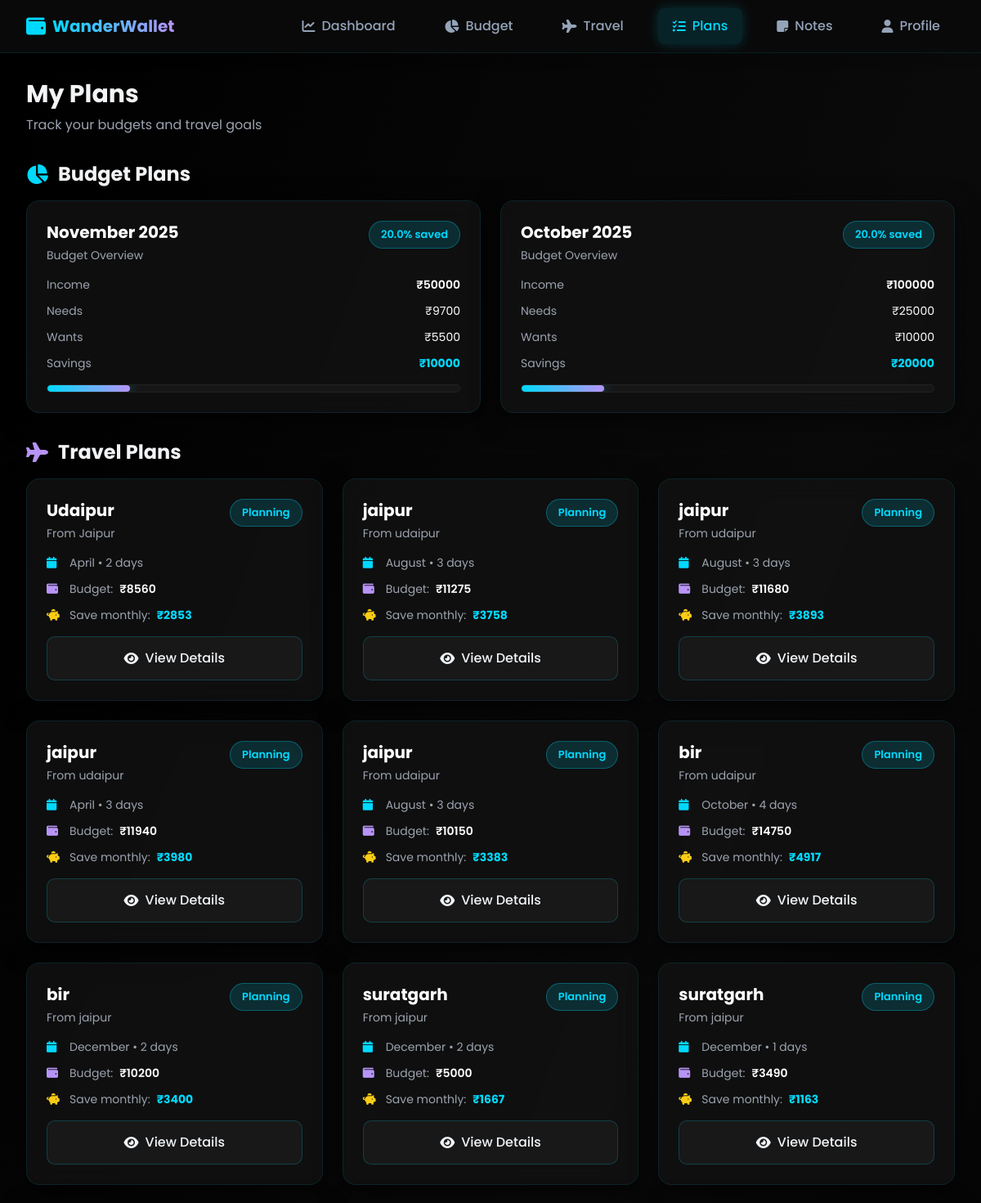
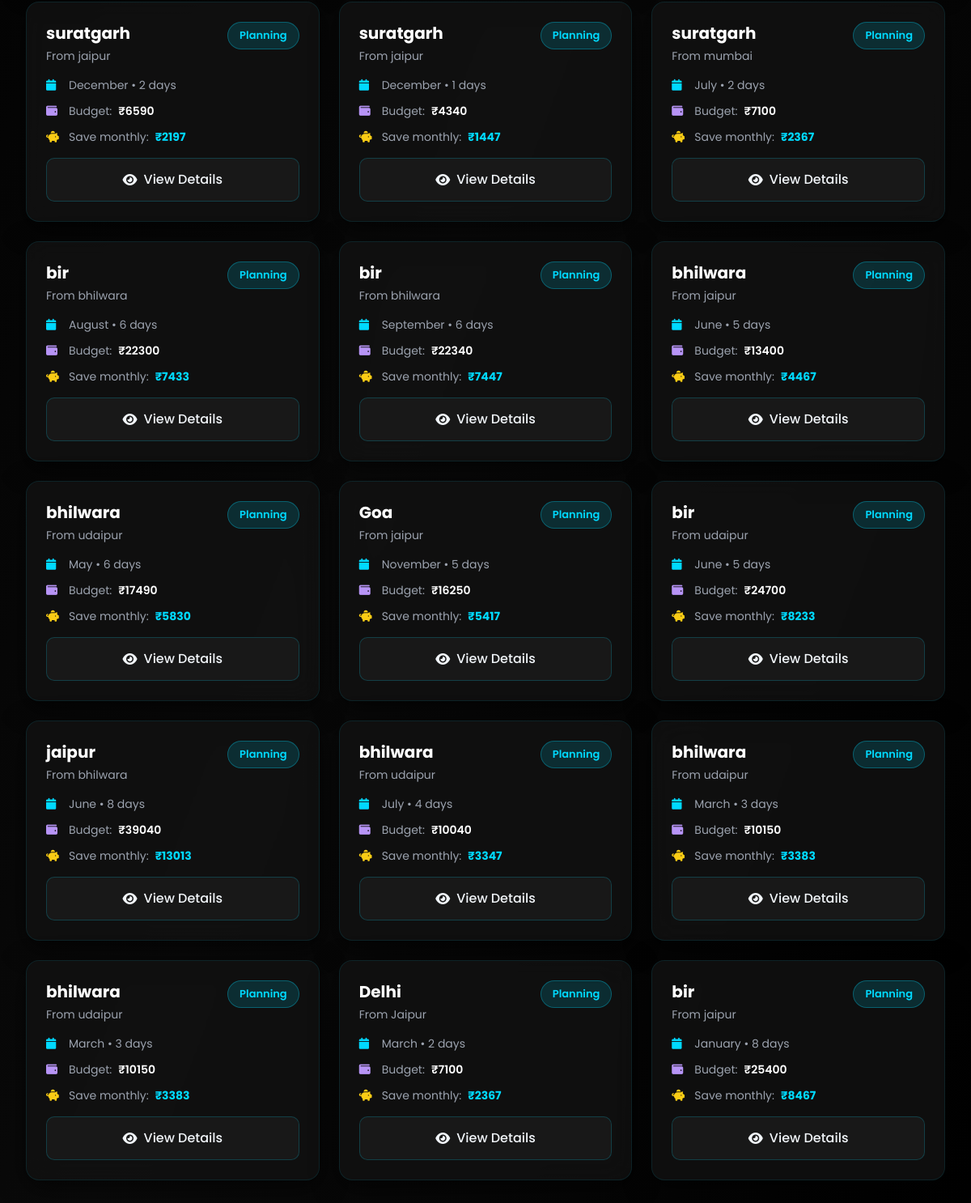
The app's page /plans (signed in) with its own data (2 pictures, top to bottom).
### tables this page shows
CREATE TABLE budgets (
                id INTEGER PRIMARY KEY AUTOINCREMENT,
                user_id INTEGER NOT NULL,
                income REAL NOT NULL,
                needs REAL NOT NULL,
                wants REAL NOT NULL,
                savings REAL NOT NULL,
                month TEXT NOT NULL,
                year INTEGER NOT NULL,
                ai_insights TEXT,
                created_at TIMESTAMP DEFAULT CURRENT_TIMESTAMP, needs_subcategories TEXT, wants_subcategories TEXT,
                FOREIGN KEY (user_id) REFERENCES users (id)
            );

CREATE TABLE travel_plans (
                id INTEGER PRIMARY KEY AUTOINCREMENT,
                user_id INTEGER NOT NULL,
                start_city TEXT NOT NULL,
                destination TEXT NOT NULL,
                travel_days INTEGER NOT NULL,
                travel_month TEXT NOT NULL,
                total_budget REAL,
                monthly_savings REAL,
                status TEXT DEFAULT 'planning',
                created_at TIMESTAMP DEFAULT CURRENT_TIMESTAMP,
                FOREIGN KEY (user_id) REFERENCES users (id)
            );

### app.py (the view)
@app.route('/plans')
@login_required
def plans():
    db = get_db()
    budgets = db.execute('SELECT * FROM budgets WHERE user_id = ? ORDER BY created_at DESC',
                        (current_user.id,)).fetchall()
    travel_plans = db.execute('SELECT * FROM travel_plans WHERE user_id = ? ORDER BY created_at DESC',
                             (current_user.id,)).fetchall()
    db.close()
    return render_template('plans.html', budgets=budgets, travel_plans=travel_plans)

### app.py (called while the page is built)
def get_db():
    conn = sqlite3.connect(DATABASE)
    conn.row_factory = sqlite3.Row
    return conn

@login_manager.user_loader
def load_user(user_id):
    db = get_db()
    user = db.execute('SELECT * FROM users WHERE id = ?', (user_id,)).fetchone()
    db.close()
    if user:
        return User(user['id'], user['username'], user['email'])
    return None

### templates/plans.html (shortened to what this page needs)
{% extends "base.html" %}
{% block content %}
<div class="min-h-screen bg-gradient-to-br from-dark-primary via-dark-secondary to-dark-primary py-8">
    <div class="max-w-7xl mx-auto px-4 sm:px-6 lg:px-8">
        <div class="mb-8">
            <h1 class="text-3xl font-bold mb-2">My Plans</h1>
            <p class="text-gray-400">Track your budgets and travel goals</p>
        </div>
        <div class="mb-8">
            <h2 class="text-2xl font-bold mb-4 flex items-center">
                <i class="fas fa-chart-pie mr-3 text-teal-primary"></i>
                Budget Plans
            </h2>
            {% if budgets %}
            <div class="card-grid">
                {% for budget in budgets %}
                <div class="glass-card p-6">
                    <div class="flex justify-between items-start mb-4">
                        <div>
                            <h3 class="text-xl font-bold text-white">{{ budget.month }} {{ budget.year }}</h3>
                            <p class="text-sm text-gray-400 mt-1">Budget Overview</p>
                        </div>
                        <span class="badge {% if (budget.savings / budget.income * 100) >= 30 %}badge-success{% elif (budget.savings / budget.income * 100) >= 20 %}badge-info{% else %}badge-warning{% endif %}">
                            {{ "%.1f"|format(budget.savings / budget.income * 100) }}% saved
                        </span>
                    </div>
                    <div class="space-y-3 mb-4">
                        <div class="flex justify-between text-sm">
                            <span class="text-gray-400">Income</span>
                            <span class="text-white font-semibold">₹{{ "%.0f"|format(budget.income) }}</span>
                        </div>
                        <div class="flex justify-between text-sm">
                            <span class="text-gray-400">Needs</span>
                            <span class="text-white">₹{{ "%.0f"|format(budget.needs) }}</span>
                        </div>
                        <div class="flex justify-between text-sm">
                            <span class="text-gray-400">Wants</span>
                            <span class="text-white">₹{{ "%.0f"|format(budget.wants) }}</span>
                        </div>
                        <div class="flex justify-between text-sm">
                            <span class="text-gray-400">Savings</span>
                            <span class="text-teal-primary font-bold">₹{{ "%.0f"|format(budget.savings) }}</span>
                        </div>
                    </div>
                    <div class="progress-bar">
                        <div class="progress-fill" style="width: {{ (budget.savings / budget.income * 100)|int }}%"></div>
                    </div>
                </div>
                {% endfor %}
            </div>
            {% endif %}
        </div>
        <div class="mb-8">
            <h2 class="text-2xl font-bold mb-4 flex items-center">
                <i class="fas fa-plane mr-3 text-purple-primary"></i>
                Travel Plans
            </h2>
            {% if travel_plans %}
            <div class="card-grid">
                {% for plan in travel_plans %}
                <div class="glass-card p-6">
                    <div class="flex justify-between items-start mb-4">
                        <div>
                            <h3 class="text-xl font-bold text-white">{{ plan.destination }}</h3>
                            <p class="text-sm text-gray-400 mt-1">From {{ plan.start_city }}</p>
                        </div>
                        <span class="badge badge-info">{{ plan.status|title }}</span>
                    </div>
                    <div class="space-y-3 mb-4">
                        <div class="flex items-center text-sm text-gray-400">
                            <i class="fas fa-calendar w-5 mr-2 text-teal-primary"></i>
                            <span>{{ plan.travel_month }} • {{ plan.travel_days }} days</span>
                        </div>
                        {% if plan.total_budget %}
                        <div class="flex items-center text-sm">
                            <i class="fas fa-wallet w-5 mr-2 text-purple-primary"></i>
                            <span class="text-gray-400">Budget:</span>
                            <span class="text-white font-semibold ml-2">₹{{ "%.0f"|format(plan.total_budget) }}</span>
                        </div>
                        <div class="flex items-center text-sm">
                            <i class="fas fa-piggy-bank w-5 mr-2 text-yellow-400"></i>
                            <span class="text-gray-400">Save monthly:</span>
                            <span class="text-teal-primary font-bold ml-2">₹{{ "%.0f"|format(plan.monthly_savings) }}</span>
                        </div>
                        {% endif %}
                    </div>
                    <a href="{{ url_for('accommodation', plan_id=plan.id) }}" class="btn-secondary w-full text-center">
                        <i class="fas fa-eye mr-2"></i>View Details
                    </a>
                </div>
                {% endfor %}
            </div>
            {% endif %}
        </div>
    </div>
</div>
{% endblock %}

### templates/base.html (shortened to what this page needs)
<!DOCTYPE html>
<html lang="en" class="dark">
<head>
    <script src="https://cdn.tailwindcss.com"></script>
    <link rel="stylesheet" href="https://cdnjs.cloudflare.com/ajax/libs/font-awesome/6.4.0/css/all.min.css">
    <link rel="stylesheet" href="{{ url_for('static', filename='css/style.css') }}">
</head>
<body class="bg-dark-primary text-gray-100 font-poppins min-h-screen">
    {% if current_user.is_authenticated %}
    <nav class="bg-dark-secondary/95 border-b border-teal-primary/10 sticky top-0 z-50 backdrop-blur-md shadow-lg">
        <div class="max-w-7xl mx-auto px-4 sm:px-6 lg:px-8">
            <div class="flex items-center justify-between h-16">
                <div class="flex items-center">
                    <a href="{{ url_for('dashboard') }}" class="flex items-center space-x-2">
                        <i class="fas fa-wallet text-teal-primary text-2xl"></i>
                        <span class="text-xl font-bold bg-gradient-to-r from-teal-primary to-purple-primary bg-clip-text text-transparent">
                        </span>
                    </a>
                </div>
                <div class="hidden md:flex items-center space-x-4 lg:space-x-6">
                    <a href="{{ url_for('dashboard') }}" class="nav-link {% if request.endpoint == 'dashboard' %}active{% endif %}">
                        <i class="fas fa-chart-line mr-2 text-base"></i><span class="hidden lg:inline text-base">Dashboard</span><span class="lg:hidden text-base">Home</span>
                    </a>
                    <a href="{{ url_for('budget') }}" class="nav-link {% if request.endpoint == 'budget' %}active{% endif %}">
                        <i class="fas fa-chart-pie mr-2 text-base"></i><span class="text-base">Budget</span>
                    </a>
                    <a href="{{ url_for('travel') }}" class="nav-link {% if request.endpoint == 'travel' %}active{% endif %}">
                        <i class="fas fa-plane mr-2 text-base"></i><span class="text-base">Travel</span>
                    </a>
                    <a href="{{ url_for('plans') }}" class="nav-link {% if request.endpoint == 'plans' %}active{% endif %}">
                        <i class="fas fa-list-check mr-2 text-base"></i><span class="text-base">Plans</span>
                    </a>
                    <a href="{{ url_for('notes') }}" class="nav-link {% if request.endpoint == 'notes' %}active{% endif %}">
                        <i class="fas fa-sticky-note mr-2 text-base"></i><span class="text-base">Notes</span>
                    </a>
                    <a href="{{ url_for('profile') }}" class="nav-link {% if request.endpoint == 'profile' %}active{% endif %}">
                        <i class="fas fa-user mr-2 text-base"></i><span class="text-base">Profile</span>
                    </a>
                </div>
            </div>
        </div>
    </nav>
    {% endif %}
    <main>
        {% block content %}{% endblock %}
    </main>
</body>
</html>

### static/css/style.css (style rules this page uses)
.glass-card { background: rgba(18, 18, 18, 0.8); backdrop-filter: blur(16px); border: 1px solid rgba(0, 217, 255, 0.1); border-radius: 1rem; box-shadow: 0 8px 32px 0 rgba(0, 0, 0, 0.6); transition: all 0.4s cubic-bezier(0.4, 0, 0.2, 1); }
.btn-secondary { background: rgba(26, 26, 26, 0.95); color: #f1f5f9; padding: 0.875rem 1.75rem; border-radius: 0.625rem; font-weight: 500; transition: all 0.3s ease; border: 1px solid rgba(0, 217, 255, 0.2); cursor: pointer; display: inline-flex; align-items: center; justify-content: center; }
.nav-link { color: #94a3b8; padding: 0.625rem 1.125rem; border-radius: 0.5rem; transition: all 0.3s ease; display: inline-flex; align-items: center; font-weight: 500; }
.nav-link.active { color: #00d9ff; background: rgba(0, 217, 255, 0.12); box-shadow: 0 0 15px rgba(0, 217, 255, 0.2); }
.progress-bar { height: 0.625rem; background: rgba(26, 26, 26, 0.8); border-radius: 9999px; overflow: hidden; border: 1px solid rgba(255, 255, 255, 0.05); }
.progress-fill { height: 100%; background: linear-gradient(90deg, #00d9ff 0%, #b794f6 100%); border-radius: 9999px; transition: width 0.6s cubic-bezier(0.4, 0, 0.2, 1); box-shadow: 0 0 15px rgba(0, 217, 255, 0.5); }
.card-grid { display: grid; grid-template-columns: repeat(auto-fit, minmax(300px, 1fr)); gap: 1.5rem; }
.badge { display: inline-flex; align-items: center; padding: 0.375rem 0.875rem; border-radius: 9999px; font-size: 0.8125rem; font-weight: 600; border: 1px solid; }
.badge-info { background: rgba(0, 217, 255, 0.15); color: #00d9ff; border-color: rgba(0, 217, 255, 0.3); }
:root { --bg-primary: #000000; --bg-secondary: #0a0a0a; --bg-accent: #1a1a1a; --bg-card: #121212; --text-primary: #f1f5f9; --text-secondary: #94a3b8; --border-color: rgba(0, 217, 255, 0.1); --glow-color: rgba(0, 217, 255, 0.3); }

### records on screen
budgets: month "November", year "2025", budget.savings/budget.income*100 "20.0", income "50000", needs "9700", wants "5500", savings "10000"
budgets: month "October", year "2025", budget.savings/budget.income*100 "20.0", income "100000", needs "25000", wants "10000", savings "20000"
travel_plans: destination "Udaipur", start_city "Jaipur", status "Planning", travel_month "April", travel_days "2", total_budget "8560", monthly_savings "2853"
travel_plans: destination "jaipur", start_city "udaipur", status "Planning", travel_month "August", travel_days "3", total_budget "11275", monthly_savings "3758"
travel_plans: destination "jaipur", start_city "udaipur", status "Planning", travel_month "August", travel_days "3", total_budget "11680", monthly_savings "3893"
travel_plans: destination "jaipur", start_city "udaipur", status "Planning", travel_month "April", travel_days "3", total_budget "11940", monthly_savings "3980"
travel_plans: destination "jaipur", start_city "udaipur", status "Planning", travel_month "August", travel_days "3", total_budget "10150", monthly_savings "3383"
travel_plans: destination "bir", start_city "udaipur", status "Planning", travel_month "October", travel_days "4", total_budget "14750", monthly_savings "4917"
travel_plans: destination "bir", start_city "jaipur", status "Planning", travel_month "December", travel_days "2", total_budget "10200", monthly_savings "3400"
travel_plans: destination "suratgarh", start_city "jaipur", status "Planning", travel_month "December", travel_days "2", total_budget "5000", monthly_savings "1667"
travel_plans: destination "suratgarh", start_city "jaipur", status "Planning", travel_month "December", travel_days "1", total_budget "3490", monthly_savings "1163"
travel_plans: destination "suratgarh", start_city "jaipur", status "Planning", travel_month "December", travel_days "2", total_budget "6590", monthly_savings "2197"
travel_plans: destination "suratgarh", start_city "jaipur", status "Planning", travel_month "December", travel_days "1", total_budget "4340", monthly_savings "1447"
travel_plans: destination "suratgarh", start_city "mumbai", status "Planning", travel_month "July", travel_days "2", total_budget "7100", monthly_savings "2367"
travel_plans: destination "bir", start_city "bhilwara", status "Planning", travel_month "August", travel_days "6", total_budget "22300", monthly_savings "7433"
travel_plans: destination "bir", start_city "bhilwara", status "Planning", travel_month "September", travel_days "6", total_budget "22340", monthly_savings "7447"
travel_plans: destination "bhilwara", start_city "jaipur", status "Planning", travel_month "June", travel_days "5", total_budget "13400", monthly_savings "4467"
travel_plans: destination "bhilwara", start_city "udaipur", status "Planning", travel_month "May", travel_days "6", total_budget "17490", monthly_savings "5830"
travel_plans: destination "Goa", start_city "jaipur", status "Planning", travel_month "November", travel_days "5", total_budget "16250", monthly_savings "5417"
travel_plans: destination "bir", start_city "udaipur", status "Planning", travel_month "June", travel_days "5", total_budget "24700", monthly_savings "8233"
travel_plans: destination "jaipur", start_city "bhilwara", status "Planning", travel_month "June", travel_days "8", total_budget "39040", monthly_savings "13013"
travel_plans: destination "bhilwara", start_city "udaipur", status "Planning", travel_month "July", travel_days "4", total_budget "10040", monthly_savings "3347"
travel_plans: destination "bhilwara", start_city "udaipur", status "Planning", travel_month "March", travel_days "3", total_budget "10150", monthly_savings "3383"
travel_plans: destination "bhilwara", start_city "udaipur", status "Planning", travel_month "March", travel_days "3", total_budget "10150", monthly_savings "3383"
travel_plans: destination "Delhi", start_city "Jaipur", status "Planning", travel_month "March", travel_days "2", total_budget "7100", monthly_savings "2367"
travel_plans: destination "bir", start_city "jaipur", status "Planning", travel_month "January", travel_days "8", total_budget "25400", monthly_savings "8467"
